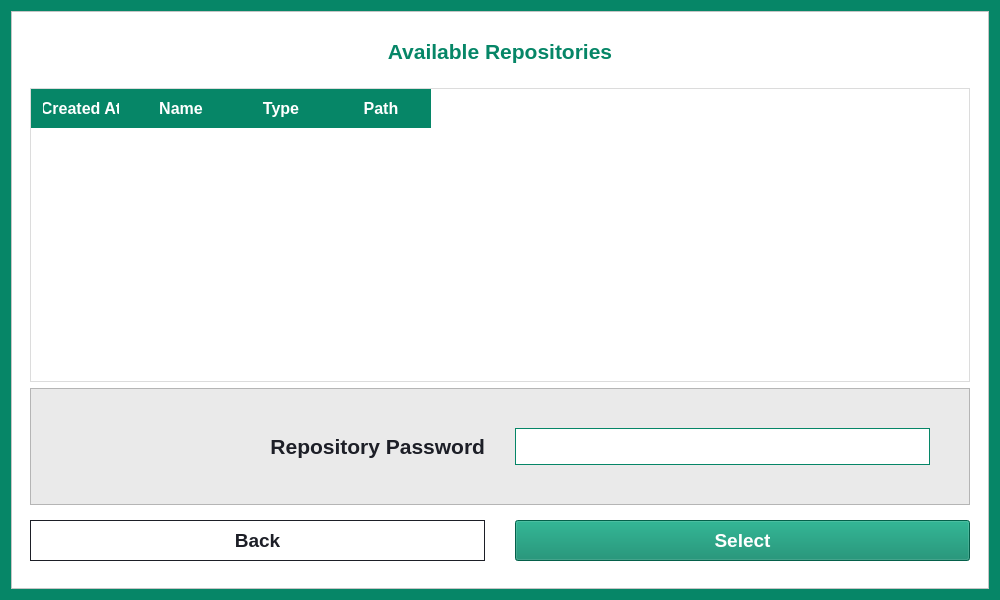
<?xml version="1.0" encoding="UTF-8"?>
<ui version="4.0">
 <class>UseRepositoryDialog</class>
 <widget class="QDialog" name="UseRepositoryDialog">
  <property name="geometry">
   <rect>
    <x>0</x>
    <y>0</y>
    <width>1000</width>
    <height>600</height>
   </rect>
  </property>
  <property name="windowTitle">
   <string>Use Existing Repository</string>
  </property>
  <property name="styleSheet">
   <string notr="true">QDialog#UseRepositoryDialog {
	background-color: rgb(6, 134, 103);
}

QFrame {
	background: white;
}

QPushButton {
	padding: 16px 32px;
	font-size: 32px;
	font-weight: 500;
	qproperty-iconSize: 36px 36px;
	background-color: rgb(6, 134, 103);
	color: white;
	text-align: left;
}

QRadioButton {
	padding: 32px;
	font-size: 24px;
	font-weight: 500;
	background-color: white;
	color: rgb(29, 31, 39);
	border: 1px solid rgb(29, 31, 39);
}

QRadioButton::indicator {
	width: 0;
	height: 0;
}

QRadioButton:hover {
	background-color: rgb(234, 234, 234);
}

QRadioButton:checked {
	color: white;
	background-color: rgb(6, 134, 103);
	border: none;
}

QProgressBar {
    border: 1px solid rgb(29, 31, 39);
    height: 20px;
    text-align: center;
    font-weight: bold;
}

QProgressBar::chunk {
    background-color: rgb(6, 134, 103);
}

QLabel {
    color: rgb(29, 31, 39);
    font-weight: bold;
}</string>
  </property>
  <layout class="QGridLayout" name="gridLayout">
   <item row="0" column="0">
    <widget class="QFrame" name="frame_4">
     <property name="styleSheet">
      <string notr="true">* {
	font-family: &quot;Ubuntu Sans&quot;;
}</string>
     </property>
     <property name="frameShape">
      <enum>QFrame::StyledPanel</enum>
     </property>
     <property name="frameShadow">
      <enum>QFrame::Raised</enum>
     </property>
     <layout class="QVBoxLayout" name="verticalLayout">
      <item>
       <widget class="QFrame" name="frame_5">
        <property name="sizePolicy">
         <sizepolicy hsizetype="Preferred" vsizetype="Fixed">
          <horstretch>0</horstretch>
          <verstretch>0</verstretch>
         </sizepolicy>
        </property>
        <property name="styleSheet">
         <string notr="true">QLabel {
	text-align: center;
}</string>
        </property>
        <property name="frameShape">
         <enum>QFrame::NoFrame</enum>
        </property>
        <property name="frameShadow">
         <enum>QFrame::Plain</enum>
        </property>
        <property name="lineWidth">
         <number>0</number>
        </property>
        <layout class="QVBoxLayout" name="verticalLayout_2">
         <item>
          <widget class="QFrame" name="frame_7">
           <property name="styleSheet">
            <string notr="true">QLabel {
	font-size: 16pt;
	color: rgb(6, 134, 103);
}</string>
           </property>
           <property name="frameShape">
            <enum>QFrame::NoFrame</enum>
           </property>
           <property name="frameShadow">
            <enum>QFrame::Raised</enum>
           </property>
           <layout class="QHBoxLayout" name="horizontalLayout">
            <property name="bottomMargin">
             <number>0</number>
            </property>
            <item>
             <widget class="QLabel" name="label_7">
              <property name="sizePolicy">
               <sizepolicy hsizetype="Preferred" vsizetype="Minimum">
                <horstretch>0</horstretch>
                <verstretch>0</verstretch>
               </sizepolicy>
              </property>
              <property name="text">
               <string>Available Repositories</string>
              </property>
              <property name="alignment">
               <set>Qt::AlignCenter</set>
              </property>
             </widget>
            </item>
           </layout>
          </widget>
         </item>
        </layout>
       </widget>
      </item>
      <item>
       <widget class="QFrame" name="frame_6">
        <property name="sizePolicy">
         <sizepolicy hsizetype="Preferred" vsizetype="Minimum">
          <horstretch>0</horstretch>
          <verstretch>0</verstretch>
         </sizepolicy>
        </property>
        <property name="frameShape">
         <enum>QFrame::NoFrame</enum>
        </property>
        <property name="frameShadow">
         <enum>QFrame::Raised</enum>
        </property>
        <layout class="QVBoxLayout" name="verticalLayout_3">
         <item>
          <widget class="QTableWidget" name="repoTable">
           <property name="styleSheet">
            <string notr="true">* {
    font-size: 12pt;
    color: rgb(29, 31, 39);
}

QHeaderView::section {
    background-color: rgb(6, 134, 103);
    color: white;
    font-weight: bold;
    padding: 8px 12px;
    border: none;
}

QTableCornerButton::section {
    background-color: rgb(6, 134, 103);
    border: none;
}

QTableWidget {
    background-color: white;
    selection-background-color: rgb(6, 134, 103);
    selection-color: white;
    gridline-color: transparent;
    border: 1px solid rgb(220, 220, 220);
    show-decoration-selected: 1;
}

QTableWidget::item {
    padding: 6px 10px;
    border: none;
    font-weight: normal;
    color: rgb(29, 31, 39);
}

QTableWidget::item:hover {
    background-color: rgba(6, 134, 103, 0.1);
}

QTableWidget::item:selected {
    background-color: rgba(6, 134, 103, 0.5);
    color: white;
    font-weight: 700;
}

QTableView {
    show-decoration-selected: 1;
}
</string>
           </property>
           <column>
            <property name="text">
             <string>Created At</string>
            </property>
           </column>
           <column>
            <property name="text">
             <string>Name</string>
            </property>
           </column>
           <column>
            <property name="text">
             <string>Type</string>
            </property>
           </column>
           <column>
            <property name="text">
             <string>Path</string>
            </property>
           </column>
          </widget>
         </item>
         <item>
          <widget class="QFrame" name="frame">
           <property name="styleSheet">
            <string notr="true">QFrame {
	background-color: rgb(234, 234, 234);	
}

QLabel {
	background-color: rgb(234, 234, 234);
	font-weight: 500;
	font-size: 16pt;
}

QLineEdit {
	color: rgb(6, 134, 103);
	font-weight: 700;
	font-size: 16pt;
	padding: 4px;
	border: 1px solid rgb(6, 134, 103);
}</string>
           </property>
           <property name="frameShape">
            <enum>QFrame::StyledPanel</enum>
           </property>
           <property name="frameShadow">
            <enum>QFrame::Raised</enum>
           </property>
           <layout class="QGridLayout" name="gridLayout_2">
            <item row="0" column="0">
             <layout class="QGridLayout" name="gridLayout_4">
              <property name="leftMargin">
               <number>30</number>
              </property>
              <property name="topMargin">
               <number>30</number>
              </property>
              <property name="rightMargin">
               <number>30</number>
              </property>
              <property name="bottomMargin">
               <number>30</number>
              </property>
              <property name="spacing">
               <number>30</number>
              </property>
              <item row="0" column="0">
               <widget class="QLabel" name="passwordLabel">
                <property name="autoFillBackground">
                 <bool>false</bool>
                </property>
                <property name="text">
                 <string>Repository Password</string>
                </property>
                <property name="alignment">
                 <set>Qt::AlignRight|Qt::AlignTrailing|Qt::AlignVCenter</set>
                </property>
               </widget>
              </item>
              <item row="0" column="1">
               <widget class="QLineEdit" name="passwordInput">
                <property name="sizePolicy">
                 <sizepolicy hsizetype="Preferred" vsizetype="Fixed">
                  <horstretch>0</horstretch>
                  <verstretch>0</verstretch>
                 </sizepolicy>
                </property>
                <property name="toolTip">
                 <string>Enter Password of Selected Repository</string>
                </property>
                <property name="echoMode">
                 <enum>QLineEdit::Password</enum>
                </property>
                <property name="placeholderText">
                 <string/>
                </property>
                <property name="clearButtonEnabled">
                 <bool>false</bool>
                </property>
               </widget>
              </item>
             </layout>
            </item>
           </layout>
          </widget>
         </item>
         <item>
          <widget class="QFrame" name="frame_9">
           <property name="sizePolicy">
            <sizepolicy hsizetype="Expanding" vsizetype="Preferred">
             <horstretch>0</horstretch>
             <verstretch>0</verstretch>
            </sizepolicy>
           </property>
           <property name="styleSheet">
            <string notr="true">QPushButton {
	font-size: 14pt;
	padding: 8px;
	text-align: center;
}

QPushButton#backButton {
	background: white;
	color: rgb(29, 31, 39);
	border: 1px solid rgb(29, 31, 39);
}

QPushButton#backButton:hover {
	background: rgb(234, 234, 234);
}

QPushButton#backButton:disabled {
	background: lightgrey;
	color: darkgrey;
	border: none;
}</string>
           </property>
           <property name="frameShape">
            <enum>QFrame::NoFrame</enum>
           </property>
           <property name="frameShadow">
            <enum>QFrame::Raised</enum>
           </property>
           <layout class="QHBoxLayout" name="horizontalLayout_4">
            <property name="spacing">
             <number>30</number>
            </property>
            <property name="leftMargin">
             <number>0</number>
            </property>
            <property name="rightMargin">
             <number>0</number>
            </property>
            <item>
             <widget class="QPushButton" name="backButton">
              <property name="enabled">
               <bool>true</bool>
              </property>
              <property name="text">
               <string>Back</string>
              </property>
             </widget>
            </item>
            <item>
             <widget class="QPushButton" name="nextButton">
              <property name="text">
               <string>Select</string>
              </property>
              <property name="shortcut">
               <string>Ctrl+S</string>
              </property>
             </widget>
            </item>
           </layout>
          </widget>
         </item>
        </layout>
       </widget>
      </item>
     </layout>
    </widget>
   </item>
  </layout>
 </widget>
 <resources/>
 <connections/>
</ui>
